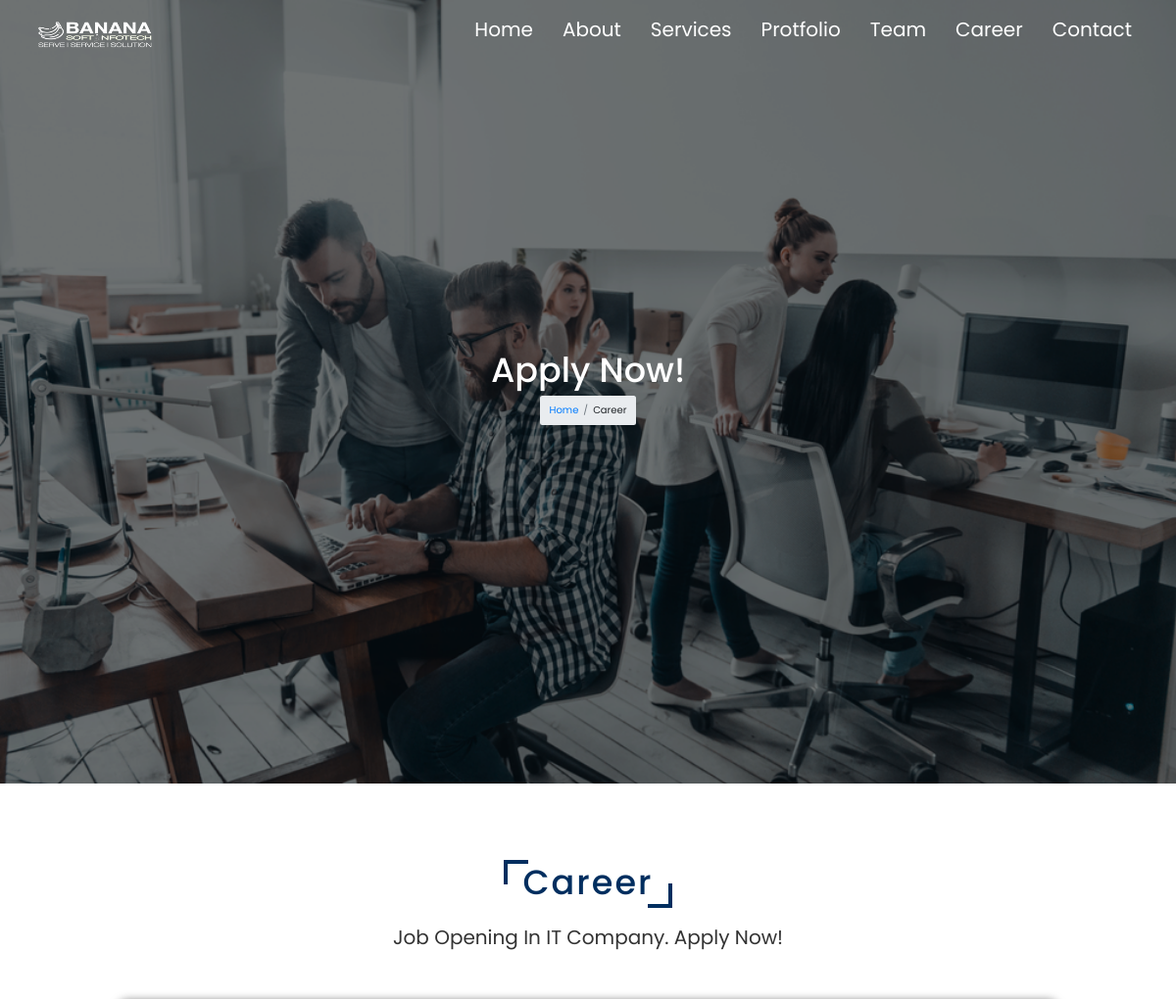
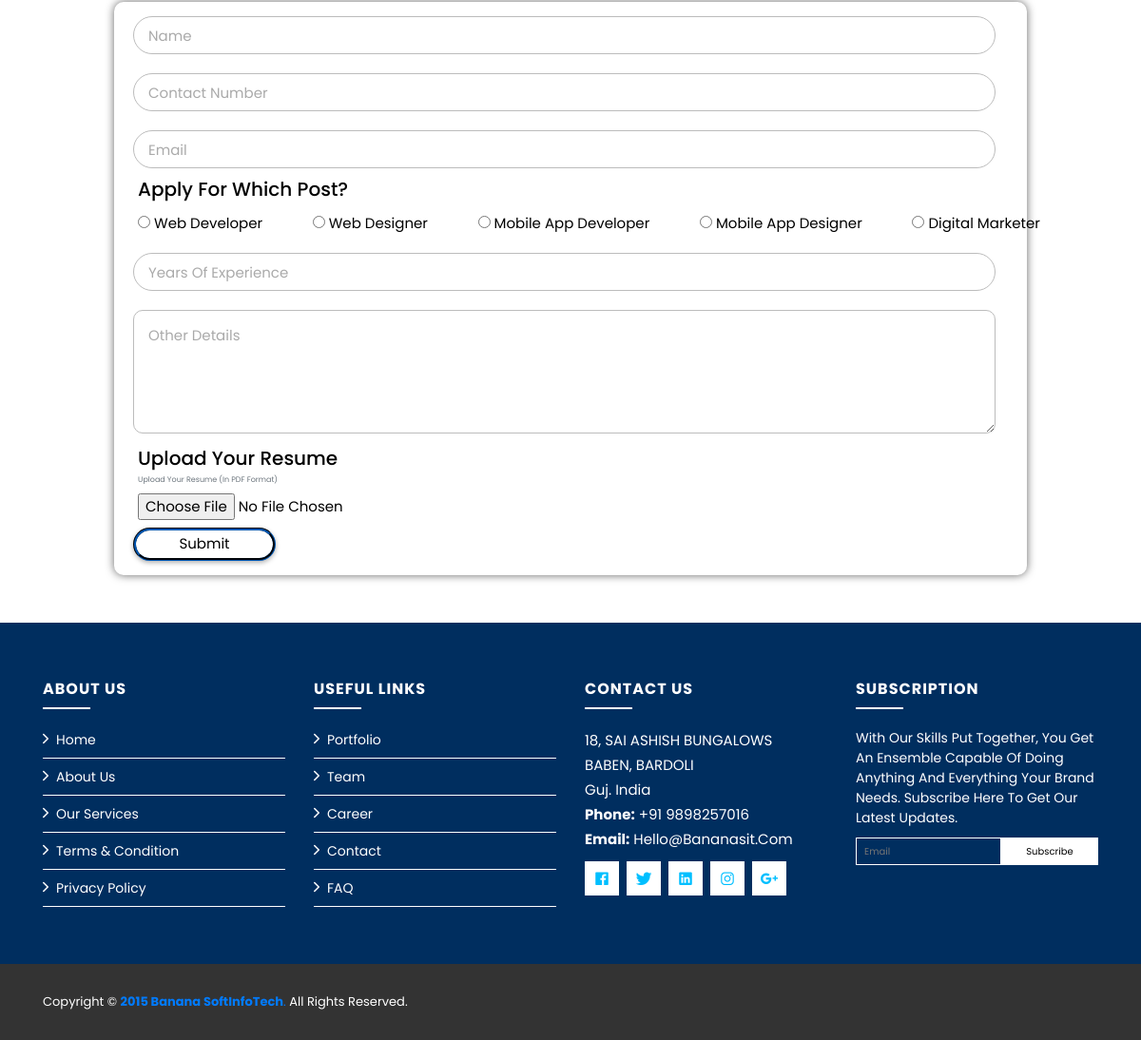
Screenshot of /jobapplication/ with the database file from the repository (2 pictures, top to bottom).
### bananasitapp/models.py (models this page shows, shortened)
class JobPost(models.Model):
    job_post = models.CharField(max_length=100)

### bananasitapp/views.py (the view, shortened to what this page needs)
# urls.py: path('jobapplication/', views.JobApplication.as_view(), name='JobApplicationFormPage'),
class JobApplication(View):
    def get(self, request):
        job_post_details = JobPost.objects.all()
        return render(request, 'career.html', {'job_post_details': job_post_details})

### templates/career.html (shortened to what this page needs)
{% extends 'base.html' %}
{% block content %}
<main id="main">
    <div id="home" class="home">
        <h3>Apply Now!</h3>
        <ol class="breadcrumb">
            <li class="breadcrumb-item"><a href="{% url 'IndexPage' %}">Home</a></li>
            <li class="breadcrumb-item">Career</li>
        </ol>
    </div>
    <section id="career-heading" class="career-heading">
        <h1 class="heading">Career</h1>
        <p>Job Opening in IT Company. Apply Now!</p>
    </section>
    <div class="career">
        <div class="career-form">
            <form action="" method="POST" enctype="multipart/form-data">
                <input type="text" name="name" placeholder="Name" class="career-form-txt" required>
                <input type="tel" id="phone" name="contact" pattern="[0-9]{10}" required placeholder="Contact Number" maxlength="10" class="career-form-phone">
                <input type="email" name="email" placeholder="Email" class="career-form-email" required>
                <div class="radio-class">
                    <h2 class="name">Apply For Which Post?</h2>
                    {% for post in job_post_details %}
                    <label class="radio">
                        <input type="radio" name="jobpost" value="{{post.job_post}}">
                        {{post.job_post}}
                    </label>
                    {% endfor %}
                </div>
                <input type="number" id="experience" name="experience" required placeholder="Years of Experience" class="career-form-experience">
                <textarea placeholder="Other Details" name="otherdetails" class="career-form-txtarea" required></textarea>
                <div class="file">
                    <h2 class="name">Upload Your Resume</h2>
                    <small class="form-text text-muted">Upload your Resume (in PDF format)</small>
                    <input class="upload" type="file" name="seeker_resume" required accept=".pdf"><br><br><br>
                </div>
                <input type="submit" value="Submit" name="submit" class="career-form-btn">
            </form>
        </div>
    </div>
</main>
{% endblock %}

### static/css/style.css (style rules this page uses)
* { font-family: 'Poppins', sans-serif; margin: 0; padding: 0; box-sizing: border-box; text-transform: capitalize; transition: all .2s linear; text-decoration: none; }
html { font-size: 62.5%; }
body { overflow-x: hidden; }
.heading, .clients .section-header h2, .section-head h1, .testimonials .section-header h2, .section-head-1 h4 { margin: 2rem; padding-top: 6rem; display: inline-block; font-size: 3.5rem; color: #002e5f; position: relative; letter-spacing: .2rem; }
.heading::before, .heading::after, .clients .section-header h2::before, .clients .section-header h2::after, .section-head h1::before, .section-head h1::after, .testimonials .section-header h2::before, .testimonials .section-header h2::after, .section-head-1 h4::before, .section-head-1 h4::after { content: ''; position: absolute; height: 2.5rem; width: 2.5rem; border-top: .4rem solid #002e5f; border-left: .4rem solid #002e5f; }
.heading::before, .clients .section-header h2::before, .section-head h1::before, .testimonials .section-header h2::before, .section-head-1 h4::before { top: 5.8rem; left: -2rem; }
.heading::after, .clients .section-header h2::after, .section-head h1::after, .testimonials .section-header h2::after, .section-head-1 h4::after { bottom: -.5rem; right: -2rem; transform: rotate(180deg); }
.home { min-height: 100vh; width: 100vw; background-image: url(../images/img1.jpg); background-size: cover; display: flex; align-items: center; justify-content: center; flex-flow: column; text-align: center; padding: 0 1rem; position: relative; overflow: hidden !important; }

### rows the page displays
JobPost: job_post "Web Developer"
JobPost: job_post "Web Designer"
JobPost: job_post "Mobile App Developer"
JobPost: job_post "Mobile App Designer"
JobPost: job_post "Digital Marketer"
